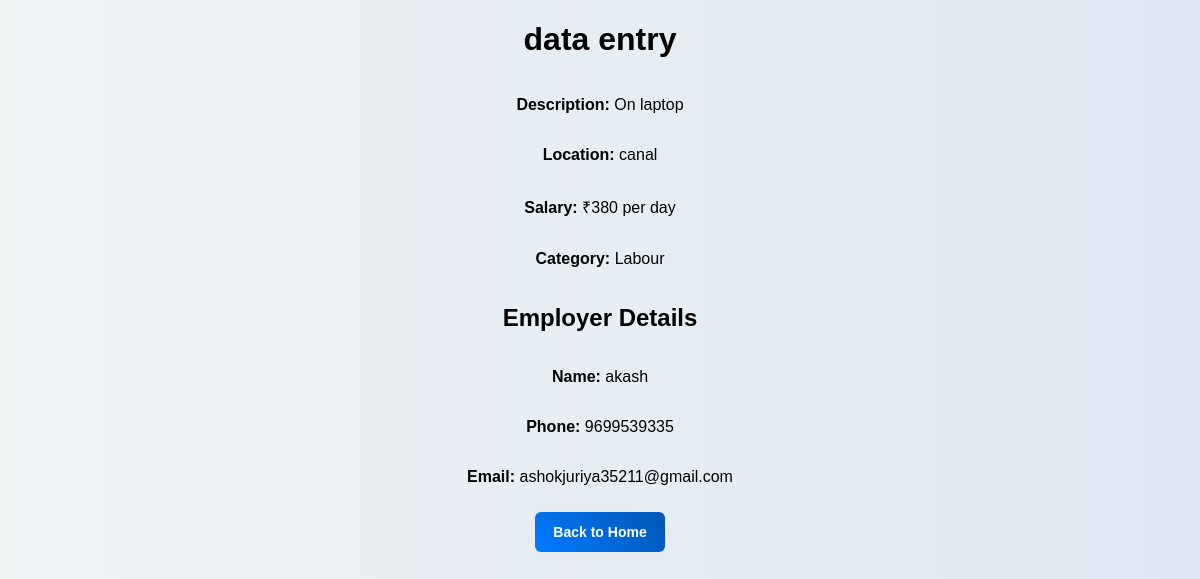
The page /job/2 on the database its author committed.
### tables this page shows
CREATE TABLE jobs (
                        id INTEGER PRIMARY KEY AUTOINCREMENT,
                        title TEXT NOT NULL,
                        description TEXT NOT NULL,
                        location TEXT NOT NULL,
                        salary INTEGER NOT NULL,
                        category TEXT NOT NULL,
                        employer TEXT NOT NULL);

CREATE TABLE users (
                        id INTEGER PRIMARY KEY AUTOINCREMENT,
                        name TEXT NOT NULL,
                        phone TEXT UNIQUE NOT NULL,
                        email TEXT UNIQUE NOT NULL,
                        username TEXT UNIQUE NOT NULL,
                        password TEXT NOT NULL,
                        role TEXT CHECK(role IN ('worker', 'employer')) NOT NULL,
                        location TEXT,
                        skills TEXT,
                        experience INTEGER,
                        company_name TEXT,
                        profile_picture TEXT
                    );

### app.py (the view)
@app.route('/job/<int:job_id>')
def job_details(job_id):
    conn = get_db_connection()
    job = conn.execute('SELECT jobs.*, users.name, users.phone, users.email FROM jobs JOIN users ON jobs.employer = users.username WHERE jobs.id = ?', (job_id,)).fetchone()
    conn.close()
    if not job:
        return "Job not found!", 404
    return render_template('job_details.html', job=job)

### app.py (called while the page is built)
def get_db_connection():
    conn = sqlite3.connect('majdur.db')
    conn.row_factory = sqlite3.Row
    return conn

### templates/job_details.html (shortened to what this page needs)
<!DOCTYPE html>
<html>
<head>
    <link rel="stylesheet" href="{{ url_for('static', filename='job_details.css') }}">
</head>
<body>
    <h1>{{ job['title'] }}</h1>
    <p><strong>Description:</strong> {{ job['description'] }}</p>
    <p><strong>Location:</strong> {{ job['location'] }}</p>
    <p><strong>Salary:</strong> ₹{{ job['salary'] }} per day</p>
    <p><strong>Category:</strong> {{ job['category'] }}</p>
    <h2>Employer Details</h2>
    <p><strong>Name:</strong> {{ job['name'] }}</p>
    <p><strong>Phone:</strong> {{ job['phone'] }}</p>
    <p><strong>Email:</strong> {{ job['email'] }}</p>
    <a href="/"><button>Back to Home</button></a>
</body>
</html>

### static/job_details.css (style rules this page uses)
body { font-family: 'Poppins', sans-serif; margin: 0; padding: 0; background: linear-gradient(to right, #eef2f3, #dfe9f3); display: flex; flex-direction: column; align-items: center; }
button { background: linear-gradient(45deg, #007bff, #0056b3); color: white; border: none; padding: 12px 18px; cursor: pointer; border-radius: 6px; margin-top: 10px; font-size: 14px; font-weight: bold; transition: all 0.3s ease; }

### rows shown on the page
jobs: title "data entry", description "On laptop", location "canal", salary "380", category "Labour"
users: name "akash", phone "9699539335", email "ashokjuriya35211@gmail.com"
